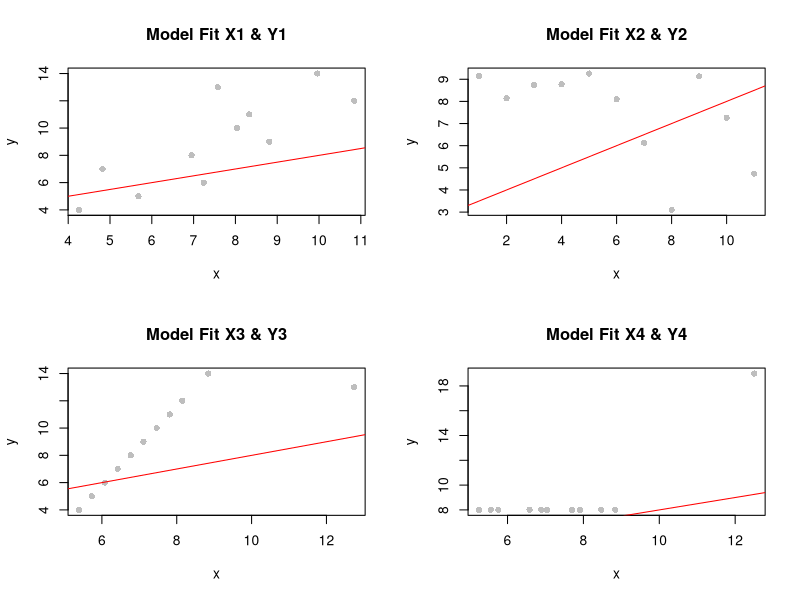

Generate this figure with R:
# As a side comment, if you're getting stressed about the number of objects in 
# the global environment you can either use the broom symbol to clear it out or
# 'rm(list = ls())'.

# rm(list = ls())

### Create the vectors which will be combined into a data frame

# The dependent vectors
Y_1 <- c(8.04, 6.95, 7.58, 8.81, 8.33, 9.96, 
         7.24, 4.26, 10.84, 4.82, 5.68)

Y_2 <- c(9.14, 8.14, 8.74, 8.77, 9.26, 8.10,
         6.13, 3.10, 9.13, 7.26, 4.74)

Y_3 <- c(7.46, 6.77, 12.74, 7.11, 7.81, 8.84,
         6.08, 5.39, 8.15, 6.42, 5.73)

Y_4 <- c(6.58, 5.76, 7.70, 8.84, 8.47, 7.04,
         5.25, 12.5, 5.56, 7.91, 6.89)

# The independent vectors
X_1 <- c(10, 8, 13, 9, 11, 14, 6, 4, 12, 7, 5)
X_2 <- X_1
X_3 <- X_1
X_4 <- c(rep(8, 7), 19, rep(8,3))

# combine it all into a data frame
data_5 <- data.frame(Y1 = Y_1, Y2 = Y_2, Y3 = Y_3, Y4 = Y_4,
                     X1 = X_1, X2 = X_2, X3 = X_3, X4 = X_4)

### Fit the four models
m1 <- lm(Y1 ~ X1, data = data_5)
m2 <- lm(Y2 ~ X2, data = data_5)
m3 <- lm(Y3 ~ X3, data = data_5)
m4 <- lm(Y4 ~ X4, data = data_5)

# To present the results we'll split the
# plot window into four cells (two rows 
# and two columns) 
par(mfrow=c(2,2))

# plot the actual Y's
plot(data_5$Y1, data_5$X1, xlab="x", ylab="y", 
     main = "Model Fit X1 & Y1",pch=16, col = "gray")
# add fitted line to the plot
abline(m1, col = "red")


### for x2 & y2
# plot the actual Y's
plot(data_5$Y2, data_5$Xx, xlab="x", ylab="y", 
     main = "Model Fit X2 & Y2",pch=16, col = "gray")
# add fitted line to the plot
abline(m2, col = "red")


### for x3 & y3
# plot the actual Y's
plot(data_5$Y3, data_5$X3, xlab="x", ylab="y", 
     main = "Model Fit X3 & Y3",pch=16, col = "gray")
# add fitted line to the plot
abline(m3, col = "red")

### for x4 & y4
# plot the actual Y's
plot(data_5$Y4, data_5$X4, xlab="x", ylab="y", 
     main = "Model Fit X4 & Y4",pch=16, col = "gray")
# add fitted line to the plot
abline(m4, col = "red")

